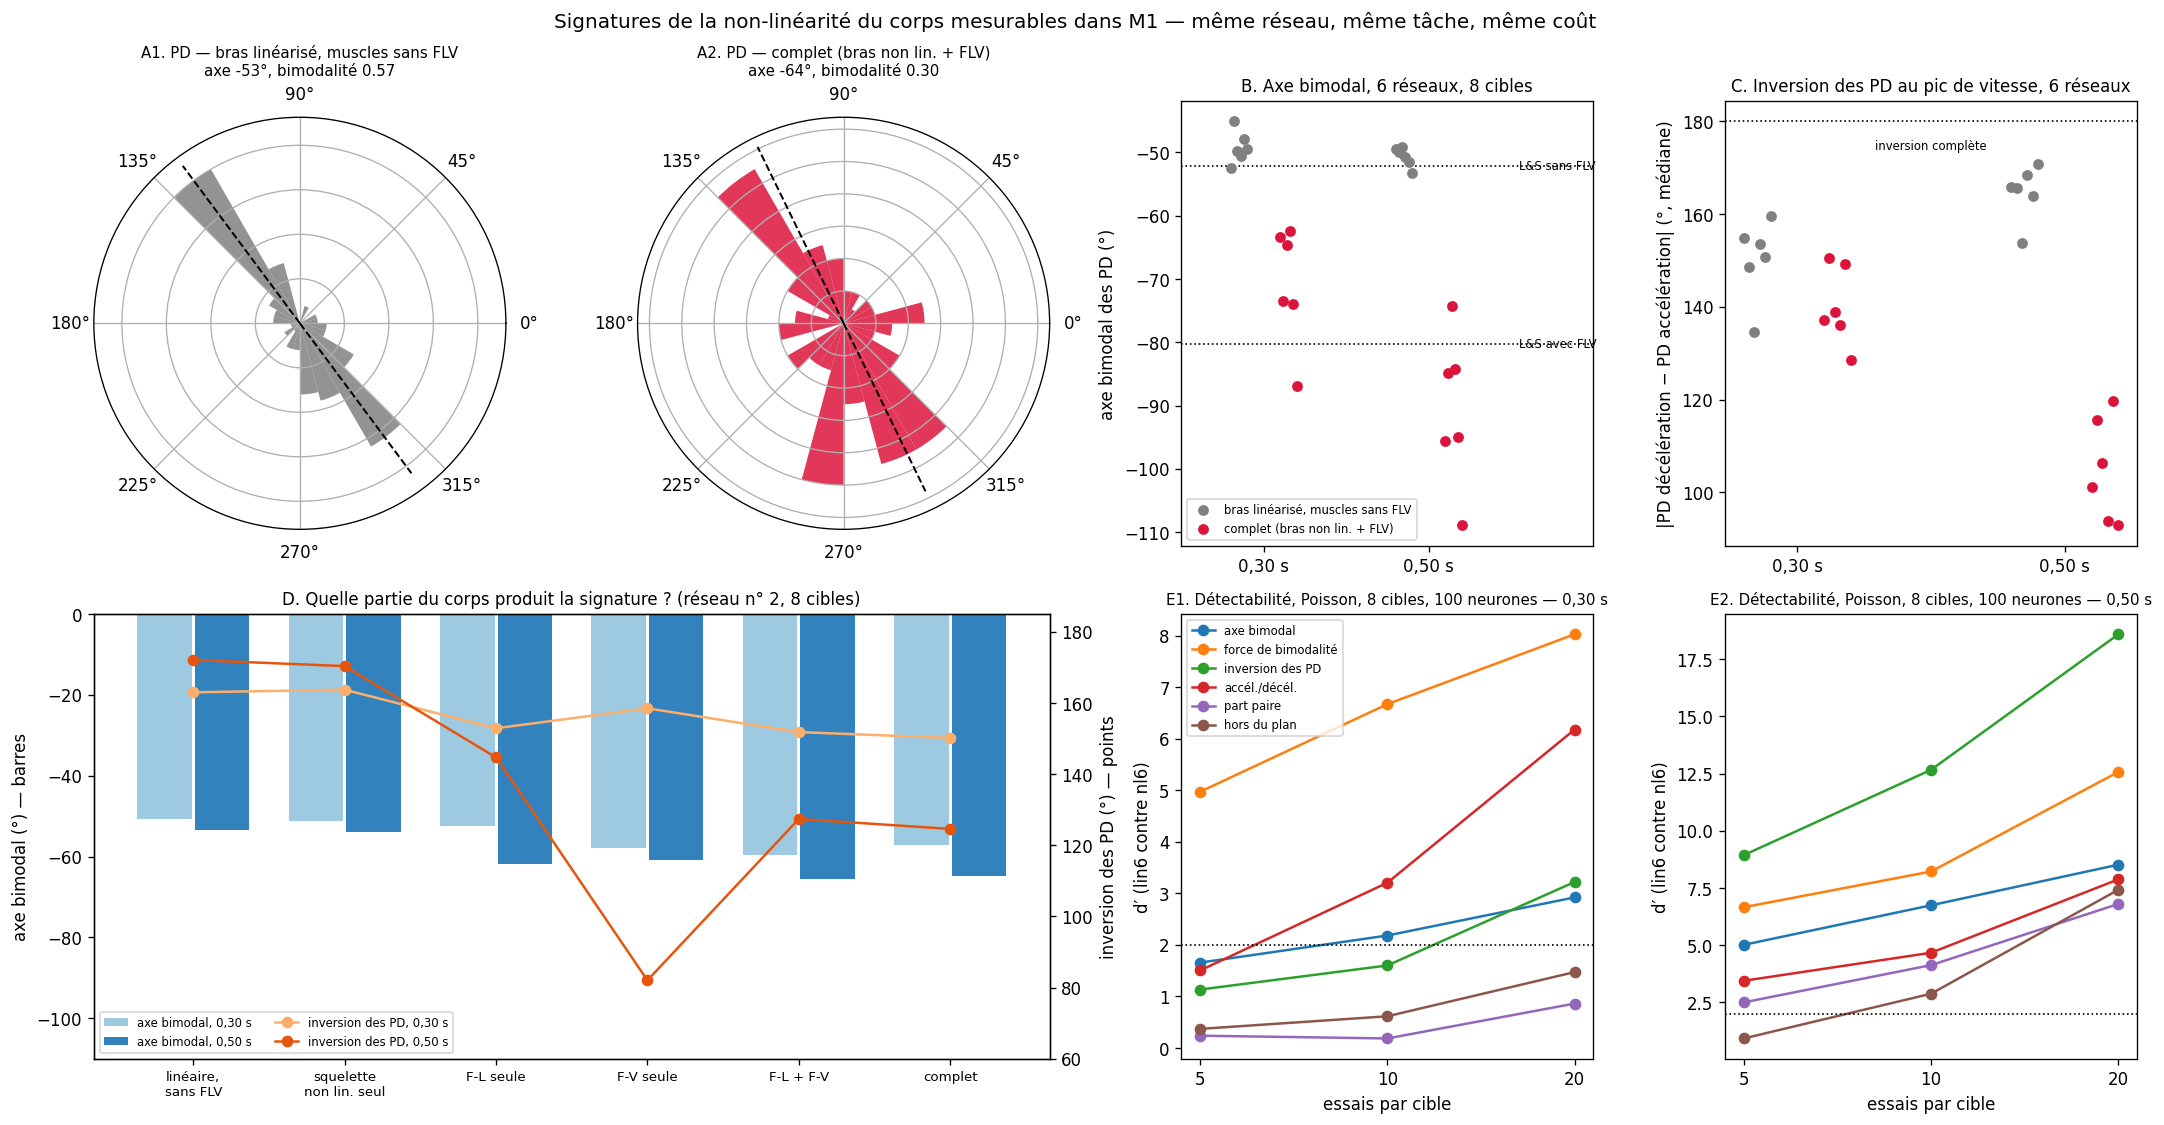

Here is the Python script that generated this plot:
"""Figure: nonlinearity signatures measurable in monkey M1 (lin6 vs nl6).

Needs sims/cmp_*.npz (compare3.py, models lin6 nl6 nl6x lin6L lin6V lin6f)
and sims/netvar.npz (net_variability.py).

    python analyses_claude/fig_signatures.py
"""
import os
import sys

import numpy as np
import matplotlib
matplotlib.use("Agg")
import matplotlib.pyplot as plt

HERE = os.path.dirname(os.path.abspath(__file__))
sys.path.insert(0, HERE)

import signatures as S  # noqa: E402
from net_variability import NETS  # noqa: E402

COL = {"lin6": "0.5", "nl6": "crimson"}
LAB = {"lin6": "bras linéarisé, muscles sans FLV", "nl6": "complet (bras non lin. + FLV)"}
RG = [("12cm_030s", "0,30 s"), ("12cm_050s", "0,50 s")]
LS_AXIS = (-52.1, -80.3)        # Lillicrap & Scott 2013, rung 5 -> 6 (127.9 -> 99.7 deg)


def wrap_axis(a):
    """Axial angle into (-135, 45] so that axes near -90 do not split at +-90."""
    return (np.asarray(a) + 135.0) % 180.0 - 135.0


def main():
    nv = np.load(os.path.join(HERE, "sims", "netvar.npz"))
    fig = plt.figure(figsize=(18, 9.5))
    gs = fig.add_gridspec(2, 4)

    # A. PD distributions (one network, 24 targets, 0.5 s)
    for j, m in enumerate(("lin6", "nl6")):
        ax = fig.add_subplot(gs[0, j], projection="polar")
        d = S.load("12cm_050s", m)
        y = S.epoch_mean(d["r"], 1, d["k_peak"] + 1)
        pd, _, r2 = S.cosine_fit(y, d["ang"])
        pd = pd[r2 > 0.5]
        R, axis = S.bimodal(pd)
        ax.hist(pd, bins=24, range=(-np.pi, np.pi), color=COL[m], alpha=0.85)
        for a in (axis, axis + 180):
            ax.plot([np.radians(a)] * 2, [0, ax.get_ylim()[1]], "k--", lw=1.2)
        ax.set_title(f"A{j + 1}. PD — {LAB[m]}\naxe {wrap_axis(axis):.0f}°, bimodalité {R:.2f}",
                     fontsize=9)
        ax.set_yticklabels([])

    # B. bimodal axis across networks
    ax = fig.add_subplot(gs[0, 2])
    for i, (rg, rl) in enumerate(RG):
        for k, m in enumerate(("lin6", "nl6")):
            v = wrap_axis([float(nv[f"{rg}|{m}|{n}|axis"]) for n, _ in NETS])
            xx = i + (k - 0.5) * 0.3 + np.linspace(-0.05, 0.05, len(v))
            ax.scatter(xx, v, color=COL[m], s=30, label=LAB[m] if i == 0 else None, zorder=3)
    for y, t in zip(LS_AXIS, ("L&S sans FLV", "L&S avec FLV")):
        ax.axhline(y, color="k", ls=":", lw=1)
        ax.text(1.55, y, t, fontsize=7, va="center")
    ax.set_xticks([0, 1], [r[1] for r in RG])
    ax.set_xlim(-0.5, 2.0)
    ax.set_ylabel("axe bimodal des PD (°)")
    ax.set_title("B. Axe bimodal, 6 réseaux, 8 cibles", fontsize=10)
    ax.legend(fontsize=7, loc="lower left")

    # C. PD reversal accel -> decel across networks
    ax = fig.add_subplot(gs[0, 3])
    for i, (rg, rl) in enumerate(RG):
        for k, m in enumerate(("lin6", "nl6")):
            v = [float(nv[f"{rg}|{m}|{n}|pd_drift"]) for n, _ in NETS]
            xx = i + (k - 0.5) * 0.3 + np.linspace(-0.05, 0.05, len(v))
            ax.scatter(xx, v, color=COL[m], s=30, zorder=3)
    ax.axhline(180, color="k", ls=":", lw=1)
    ax.text(0.5, 176, "inversion complète", fontsize=7, ha="center", va="top")
    ax.set_xticks([0, 1], [r[1] for r in RG])
    ax.set_ylabel("|PD décélération − PD accélération| (°, médiane)")
    ax.set_title("C. Inversion des PD au pic de vitesse, 6 réseaux", fontsize=10)

    # D. which part of the body causes it (one network)
    ax = fig.add_subplot(gs[1, 0:2])
    models = [("lin6", "linéaire,\nsans FLV"), ("nl6x", "squelette\nnon lin. seul"),
              ("lin6L", "F-L seule"), ("lin6V", "F-V seule"), ("lin6f", "F-L + F-V"),
              ("nl6", "complet")]
    x = np.arange(len(models))
    ax2 = ax.twinx()
    for i, (rg, rl) in enumerate(RG):
        ax_v, dr_v = [], []
        for m, _ in models:
            d = S.load(rg, m, 3)
            p = S.pd_measures(d)
            ax_v.append(wrap_axis(p["axis"]))
            dr_v.append(p["pd_drift"])
        ax.bar(x + (i - 0.5) * 0.38, ax_v, 0.36, color=["#9ecae1", "#3182bd"][i],
               label=f"axe bimodal, {rl}")
        ax2.plot(x, dr_v, "o-", color=["#fdae6b", "#e6550d"][i], label=f"inversion des PD, {rl}")
    ax.set_xticks(x, [m[1] for m in models], fontsize=8)
    ax.set_ylabel("axe bimodal (°) — barres")
    ax.set_ylim(-110, 0)
    ax2.set_ylabel("inversion des PD (°) — points")
    ax2.set_ylim(60, 185)
    ax.set_title("D. Quelle partie du corps produit la signature ? (réseau n° 2, 8 cibles)",
                 fontsize=10)
    h1, l1 = ax.get_legend_handles_labels()
    h2, l2 = ax2.get_legend_handles_labels()
    ax.legend(h1 + h2, l1 + l2, fontsize=7, loc="lower left", ncol=2)

    # E. detectability under Poisson noise
    keys = [("axis", "axe bimodal"), ("bimodal_R", "force de bimodalité"),
            ("pd_drift", "inversion des PD"), ("acc_dec", "accél./décél."),
            ("even_frac", "part paire"), ("oop_mean", "hors du plan")]
    trials = (5, 10, 20)
    for i, (rg, rl) in enumerate(RG):
        ax = fig.add_subplot(gs[1, 2 + i])
        out = S.noise_test(rg, every=3, trials=trials, n_rep=100)
        for k, lab in keys:
            dp = []
            for tr in trials:
                a, b = out["lin6", tr][k], out["nl6", tr][k]
                dp.append(abs(a.mean() - b.mean()) / np.sqrt((a.var() + b.var()) / 2 + 1e-12))
            ax.plot(trials, dp, "o-", label=lab)
        ax.axhline(2, color="k", ls=":", lw=1)
        ax.set_xscale("log")
        ax.minorticks_off()
        ax.set_xticks(trials, [str(t) for t in trials])
        ax.set_xlabel("essais par cible")
        ax.set_ylabel("d′ (lin6 contre nl6)")
        ax.set_title(f"E{i + 1}. Détectabilité, Poisson, 8 cibles, 100 neurones — {rl}", fontsize=9)
        if i == 0:
            ax.legend(fontsize=7)

    fig.suptitle("Signatures de la non-linéarité du corps mesurables dans M1 — même réseau, "
                 "même tâche, même coût", fontsize=12)
    fig.tight_layout()
    out = os.path.join(HERE, "fig_signatures.png")
    fig.savefig(out, dpi=120, bbox_inches="tight")
    print("wrote", out)


if __name__ == "__main__":
    main()
